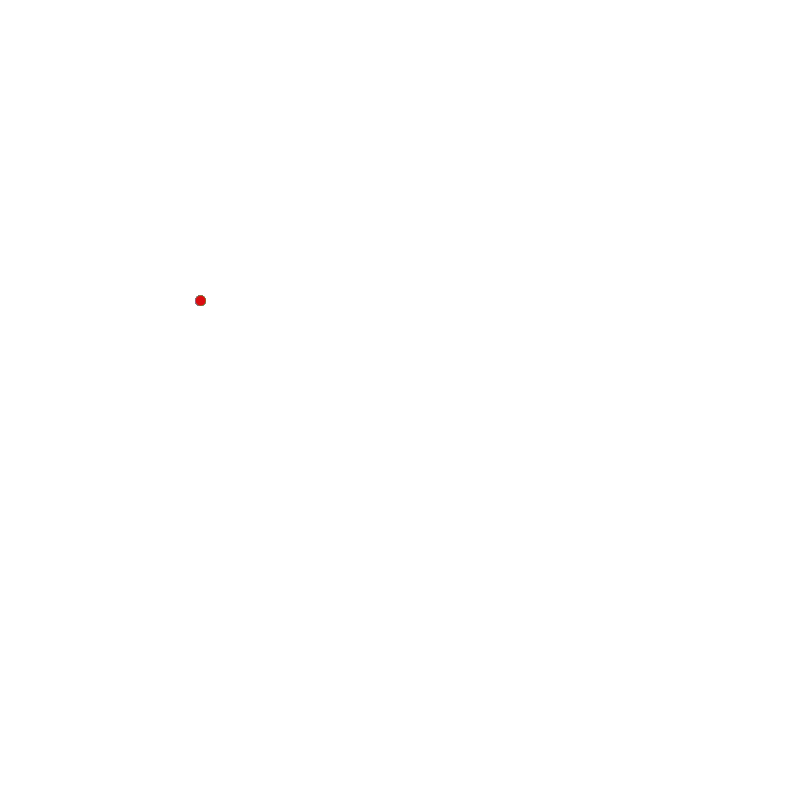
Frame 1 (no input)
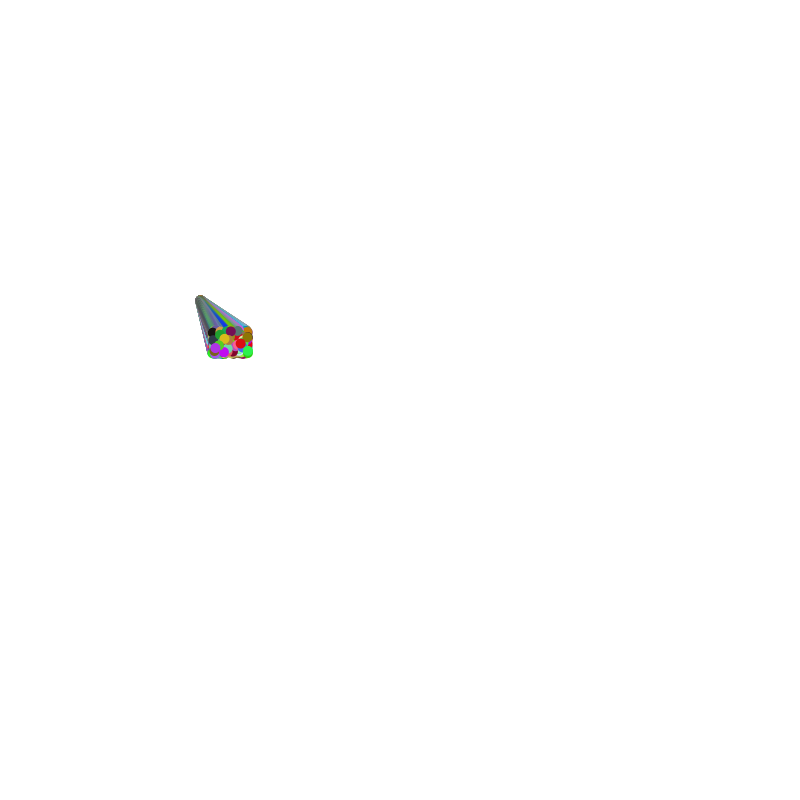
Frame 60 (the mouse pressed at the canvas centre just before this capture)
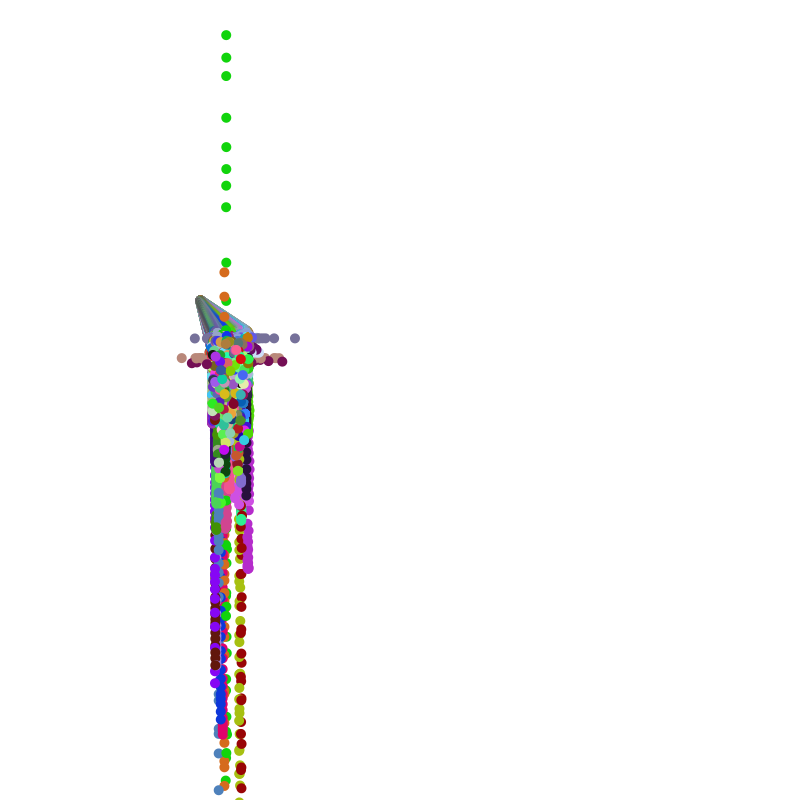
Frame 120 (the mouse held since frame 60 and released just before this capture)

The Processing sketch that drew these frames (run headless with seeded random() and noise(); from frame 60 on, the mouse is pressed at the canvas centre):

// Processing sketch: processing_31337
// ── processing_31337.pde

int len = 500;
PVector[] spd = new PVector[len];
PVector[] pos = new PVector[len];
float[] gravity = new float [len];
color [] cols = new color[len];
int w = 10; 
int h = 10;

void setup() {
  size(800, 800);
  background(255);


  for (int i=0; i<len; i++) {
    spd[i] = new PVector(random(.2, .8), random(.5, .9));
    pos[i] = new PVector(width-600, height-500);
    //gravity[i] = (.09);
    cols[i] = color(random(255), random(255), random(255));
  }
}

void draw() {
  //background(255);
  smooth();
  noStroke();

  for (int i=0; i<len; i++) {
    pos[i].add(spd[i]);
    fill (cols[i]);
    ellipse(pos[i].x, pos[i].y, w, h);

    if (pos[i].x > width) {
      pos[i].x = width- w;
      spd[i].x*=-1;
    }
    if (pos[i].x<0) {
      pos[i].x =0+ w;
      spd[i].x*=-1;
    }
    if (pos[i].y > height) {
      pos[i].y = height- h;
      spd[i].y*=-1;
    }
    if (pos[i].y < 0) {
      pos[i].y = 0 + h;
      spd[i].y *= -1;
    }
  }

  if (mousePressed) {
    for (int i = 0; i < len; i++) {
      spd[i].x *= random(-1.5, -0.5);
      spd[i].y *= random(0.5, 1.5);
    }
  }
}
